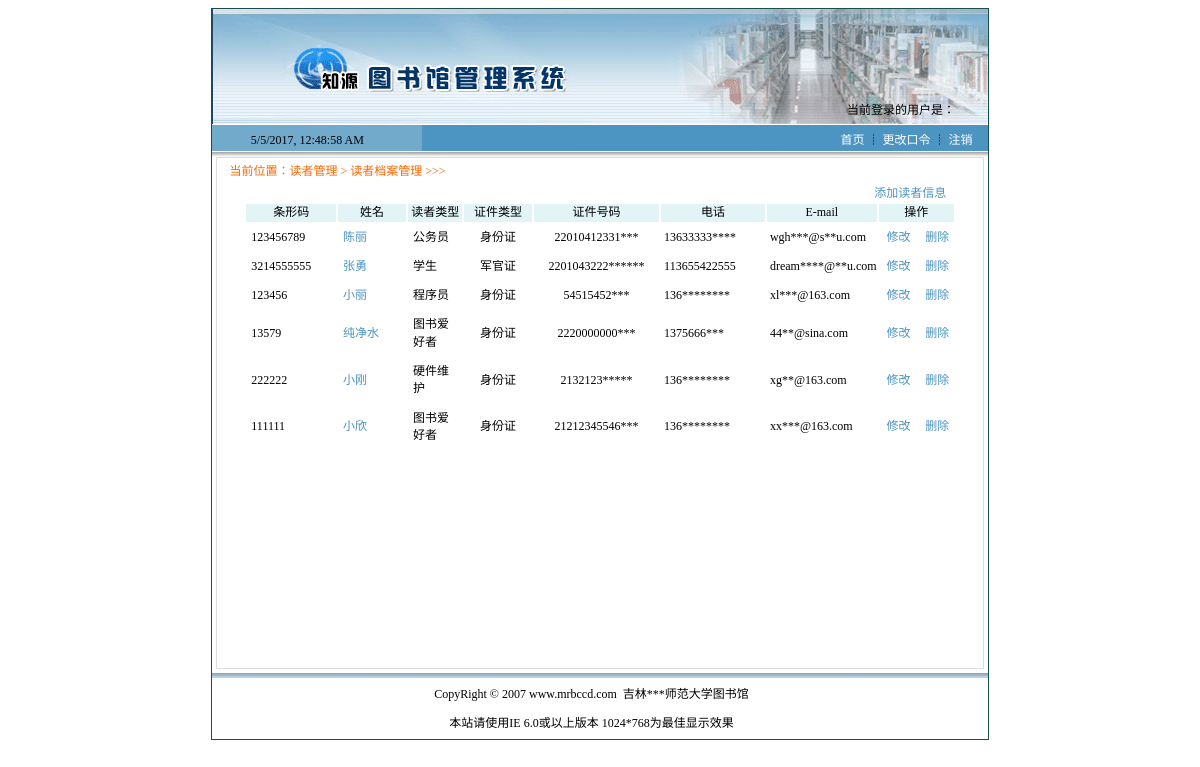
Page /reader.php on the committed database.
### tables this page shows
CREATE TABLE IF NOT EXISTS `tb_reader` (
  `id` int(10) unsigned NOT NULL AUTO_INCREMENT,
  `name` varchar(20) DEFAULT NULL,
  `sex` varchar(4) DEFAULT NULL,
  `barcode` varchar(30) DEFAULT NULL,
  `vocation` varchar(50) DEFAULT NULL,
  `birthday` date DEFAULT NULL,
  `paperType` varchar(10) DEFAULT NULL,
  `paperNO` varchar(20) DEFAULT NULL,
  `tel` varchar(20) DEFAULT NULL,
  `email` varchar(100) DEFAULT NULL,
  `createDate` date DEFAULT NULL,
  `operator` varchar(30) DEFAULT NULL,
  `remark` mediumtext,
  `typeid` int(11) DEFAULT NULL,
  PRIMARY KEY (`id`)
);

### reader.php (the view, shortened to what this page needs)
<head>
<link href="CSS/style.css" rel="stylesheet">
</head>
<body>
<table width="776" border="0" align="center" cellpadding="0" cellspacing="0" class="tableBorder">
  <tr>
    <td>
	<?php include("navigation.php");?>
	</td>
	</tr>
	<td>
	<table width="100%"  border="0" cellspacing="0" cellpadding="0">
  <tr>
    <td valign="top" bgcolor="#FFFFFF"><table width="99%" height="510"  border="0" align="center" cellpadding="0" cellspacing="0" bgcolor="#FFFFFF" class="tableBorder_gray">
  <tr>
    <td height="510" align="center" valign="top" style="padding:5px;"><table width="98%" height="487"  border="0" cellpadding="0" cellspacing="0">
      <tr>
        <td height="22" valign="top" class="word_orange">当前位置：读者管理 &gt; 读者档案管理 &gt;&gt;&gt;</td>
      </tr>
      <tr>
        <td align="center" valign="top">
<?php
include("conn/conn.php");
$sql=mysqli_query($conn,"select r.id,r.barcode,r.name,t.name as typename,r.paperType,r.paperNO,r.tel,r.email from tb_reader as r join (select * from tb_readertype) as t on r.typeid=t.id");
$info=mysqli_fetch_array($sql);
if($info==false){
?> <table width="100%" height="30"  border="0" cellpadding="0" cellspacing="0">
            <tr>
              <td height="36" align="center">暂无读者信息！</td>
            </tr>
          </table>
          <table width="100%"  border="0" cellspacing="0" cellpadding="0">
  <tr>
    <td>
      <a href="reader_add.php">添加读者信息</a> </td>
  </tr>
</table>
 <?php
}else{
  ?> <table width="100%"  border="0" cellspacing="0" cellpadding="0">
  <tr>
    <td width="87%">&nbsp;      </td>
<td width="13%">
      <a href="reader_add.php">添加读者信息</a></td>
  </tr>
</table>
  <table width="96%"  border="1" cellpadding="0" cellspacing="0" bordercolor="#FFFFFF" bordercolordark="#D2E3E6" bordercolorlight="#FFFFFF">
  <tr align="center" bgcolor="#e3F4F7">
    <td width="13%">条形码</td>
    <td width="10%">姓名</td>
    <td width="8%">读者类型</td>
    <td width="10%">证件类型</td>
    <td width="18%">证件号码</td>
    <td width="15%">电话</td>
    <td width="15%">E-mail</td>
    <td colspan="2">操作</td>
  </tr>
<?php
do{
	?> <tr>
    <td style="padding:5px;"><?php echo $info[barcode];?> </td>
    <td style="padding:5px;"><a href="reader_info.php?id=<?php echo $info[id]; ?> "><?php echo $info[name];?> </a></td>
    <td style="padding:5px;"><?php echo $info[typename];?> </td>
    <td align="center"><?php echo $info[paperType];?> </td>
    <td align="center"><?php echo $info[paperNO];?> </td>
    <td>&nbsp;<?php echo $info[tel];?> </td>
    <td align="left">&nbsp;<?php echo $info[email];?> </td>
    <td width="6%" align="center"><a href="reader_modify.php?id=<?php echo $info[id];?>">修改</a></td>
    <td width="5%" align="center"><a href="reader_del.php?id=<?php echo $info[id];?> ">删除</a></td>
  </tr>
<?php
  }while($info=mysqli_fetch_array($sql));
}
?> </table></td>
      </tr>
    </table></td>
  </tr>
</table><?php include("copyright.php");?></td>
  </tr>
</table>
</td>
</table>
</body>

### css/style.css (style rules this page uses)
td { font-size: 9pt; line-height:144%; }
a { font-size: 9pt; text-decoration: none; color: #4C94C1; }
.word_orange { font-size: 9pt; color: #FF6600; }
.tableBorder { border: #1B4E51 1px solid }
.tableBorder_gray { border: #DDDDDD 1px solid }

### rows in the picture
tb_reader: barcode "123456789", name "陈丽", info "公务员", paperType "身份证", paperNO "22010412331***", tel "13633333****", email "wgh***@s**u.com"
tb_reader: barcode "3214555555", name "张勇", info "学生", paperType "军官证", paperNO "2201043222******", tel "113655422555", email "dream****@**u.com"
tb_reader: barcode "123456", name "小丽", info "程序员", paperType "身份证", paperNO "54515452***", tel "136********", email "xl***@163.com"
tb_reader: barcode "13579", name "纯净水", info "图书爱好者", paperType "身份证", paperNO "2220000000***", tel "1375666***", email "44**@sina.com"
tb_reader: barcode "222222", name "小刚", info "硬件维护", paperType "身份证", paperNO "2132123*****", tel "136********", email "xg**@163.com"
tb_reader: barcode "111111", name "小欣", info "图书爱好者", paperType "身份证", paperNO "21212345546***", tel "136********", email "xx***@163.com"
